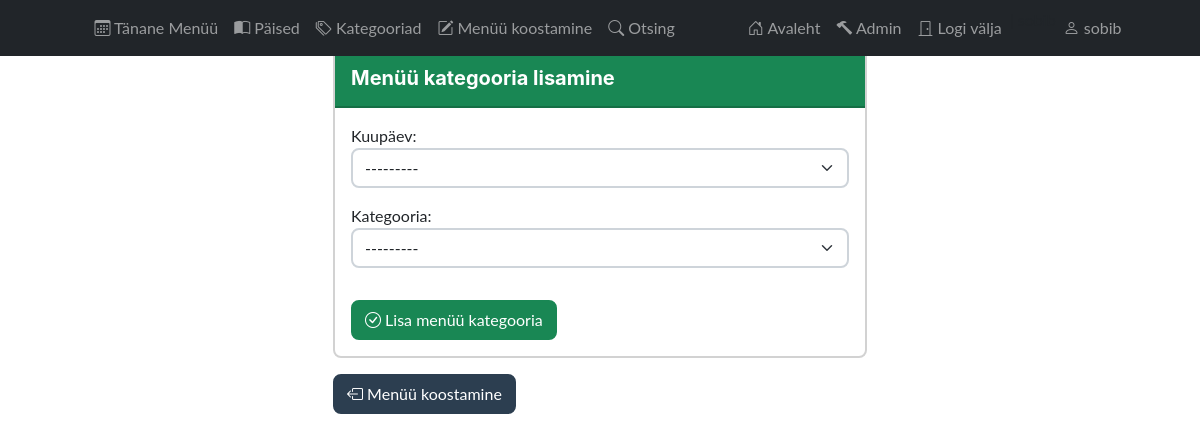
The app's page /app_admin/food_menu_create/ (signed in), older data.
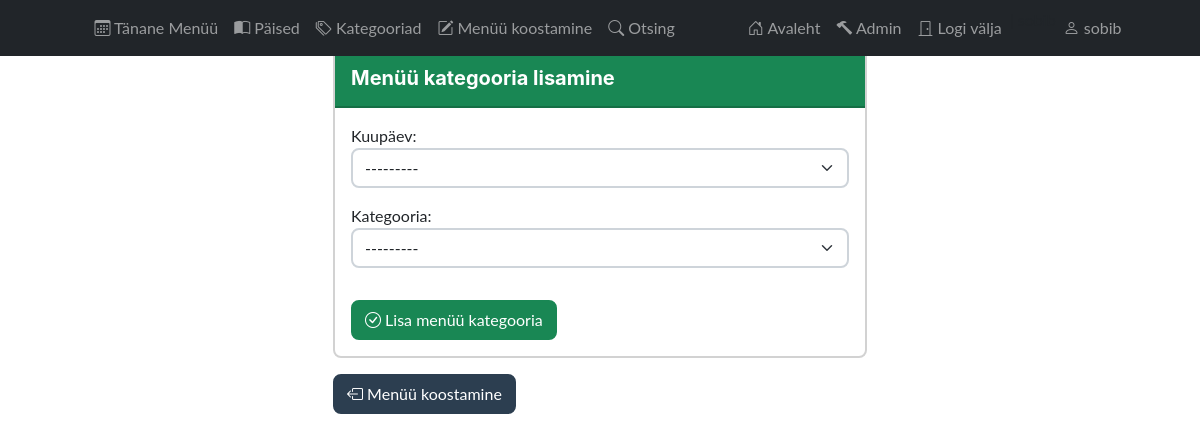
The same page, newer data.
### app_admin/models.py (models this page shows, shortened)
class Menu(models.Model):
    date = models.DateField(blank=False, null=False, unique=True)
    theme = models.CharField(max_length=50, null=True, blank=True)
    recommends = models.CharField(max_length=100, null=True, blank=True)
    prepared = models.CharField(max_length=100, null=True, blank=True)
    def __str__(self):
        return f"{self.date.strftime('%d.%m.%Y')}"
    class Meta:
        ordering = ['-date']
        verbose_name_plural = 'menu'

### app_admin/views.py (the view, shortened to what this page needs)
# urls.py: path('food_menu_create/', views.FoodMenuCreateView.as_view(), name='food_menu_create'),
class FoodMenuCreateView(CreateView):
    model = FoodMenu
    form_class = FoodMenuCreateForm
    template_name = 'app_admin/food_menu_create.html'
    def get_form(self, form_class=None):
        form = super().get_form(form_class)
        form.fields['date'].queryset = Menu.objects.filter(date__gte=date.today())
        return form

### app_admin/forms.py (shortened to what this page needs)
class FoodMenuCreateForm(forms.ModelForm):
    def __init__(self, *args, **kwargs):
        super(FoodMenuCreateForm, self).__init__(*args, **kwargs)
        self.fields['date'].label = 'Kuupäev'
        self.fields['category'].label = 'Kategooria'
    class Meta:
        model = FoodMenu
        fields = ['date', 'category']
        widgets = {
            'date': django.forms.Select(attrs={'type': 'date', 'class': 'form-control mb-2 form-select'}),
            'category': django.forms.Select(attrs={'class': 'form-control form-select'}),
        }

### app_admin/models.py (called while the page is built)
    def __str__(self):
        return self.category_name

### app_admin/templates/app_admin/food_menu_create.html (shortened to what this page needs)
{% extends "base_admin.html" %}
{% block content %}
    {% if user.is_authenticated %}
        <div class="container mt-5">
            <div class="row mt-2">
                <div class="col-6 mx-auto">
                    <div class="card mb-3">
                        <div class="card-header text-bg-success">
                            <div class="card-title d-flex justify-content-between align-items-center">
                                <h5 class="m-0 mt-2">Menüü kategooria lisamine</h5>
                            </div>
                        </div>
                        <div class="card-body">
                            <form action="" method="post">
                                {% for field in form %}
                                    <div class="mb-3">
                                        {{ field.label_tag }}
                                        {{ field }}
                                    </div>
                                {% endfor %}
                                <div class="row">
                                    <div class="col-12">
                                        <button class="btn btn-success mt-3 me-2" type="submit"><i
                                                class="bi bi-check-circle"></i> Lisa menüü kategooria
                                        </button>
                                    </div>
                                </div>
                            </form>
                        </div>
                    </div>
                    <a class="btn btn-secondary" href="{% url 'app_admin:food_menu_list' %}"><i
                            class="bi bi-box-arrow-left"></i> Menüü koostamine</a>
                </div>
            </div>
        </div>
    {% endif %}
{% endblock %}

Row changes from the older to the newer data that the page shows:
added Menu: form "---------"
